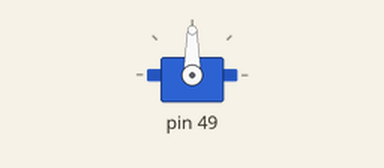
This sketch was run on a simulated Arduino Uno, built with avr-gcc and run on an emulated ATmega328P. Shown: servo.

Above: at 0.05 s.
Timing chart, 0 to 9.7 s (numbered marks = the images above):
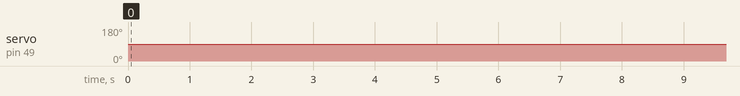

The sketch:

JoyRideCodeDriver.ino
```cpp
#include <definitions.h>
#include <IRSensor.h>
#include <StepperMotor.h>
#include <Servo.h>
#include <LinearActuator.h>

// SENSOR OBJECT
IRSensor secondarySensor = IRSensor(IR_SENSOR_PIN);

// LINEAR ACTUATOR OBJECTS
LinearActuator secondaryLA = LinearActuator(LINEAR_ACTUATOR_1_IN1, LINEAR_ACTUATOR_1_IN2);
LinearActuator gripperLA = LinearActuator(LINEAR_ACTUATOR_2_IN3, LINEAR_ACTUATOR_2_IN4);

// STEPPER MOTOR OBJECTS
StepperMotor primaryMotor = StepperMotor(PUL_DRIVER_PIN_1, DIR_DRIVER_PIN_1, 10, 4);
StepperMotor movingMotor = StepperMotor(PUL_DRIVER_PIN_2, DIR_DRIVER_PIN_2, 40, 1);
StepperMotor flipperMotor = StepperMotor(PUL_DRIVER_PIN_3, DIR_DRIVER_PIN_3, 20, 4);

// CLAW GRIP SERVO (OBJECT IS ALREADY MADE, NO POINT RE-INVENTING THE WHEEL)
Servo clawServo;

void setup () {
  // initialize the pins for the electronics
  secondarySensor.initPin();

  secondaryLA.initPins();
  gripperLA.initPins();

  primaryMotor.initPins();
  movingMotor.initPins();
  flipperMotor.initPins();

  clawServo.attach(CLAW_PIN, 500, 2500);
}

void loop () {
  // SENSING FOR INPUT
  if (secondarySensor.isObjectPresent(6)) {
    // check sensor for 6 seconds to see if the object is in front for more than 6 seconds
    // start the code if this is true
    // if false, loop back and check again!

    // extend the secondary linear actuator and stop

    secondaryLA.extend(0.66);
    secondaryLA.stop(0.25);

    // retract the linear actuator and stop

    secondaryLA.retract(0.7);
    secondaryLA.stop(0.25);

    // move the flipping motor 180 degrees counter-clockwise

    flipperMotor.rotateClockwise(0.52);
    delay(750);

    // will use syncho-rotate to save time and rotate flipper and any other motors that need to be reset

    // move the secondary from the fork and to the "assembly zone"
    movingMotor.rotateCounterClockwise(2.1); // might need to calculate a precise value for testing

    // open the claw gripper so that its ready for the primary tank

    for (int pos = CLAW_GRIP_CLOSED; pos <= CLAW_GRIP_OPEN; pos++) {
      clawServo.write(pos);
      delay(10);
    }

    // move the primary tank over to the gripper so it can close on it

    primaryMotor.rotateCounterClockwise(0.25);

    // close the claw gripper on the primary tank

    delay(750);

    for (int pos = CLAW_GRIP_OPEN; pos >= CLAW_GRIP_GRIPPING; pos--) {
      clawServo.write(pos);
      delay(15);
    }

    // hold the block for 2 seconds
    delay(750);

    // move the primary platform away to make space for the LA to descend

    primaryMotor.rotateClockwise(0.25);

    // lower the linear actuator so the gripper can put the block in the secondary

    gripperLA.extend(1.1);
    gripperLA.stop(0.5);

    // let go of the block by opening the claw a little bit

    for (int pos = CLAW_GRIP_GRIPPING; pos < CLAW_GRIP_RELEASING; pos++) {
      clawServo.write(pos);
      delay(15);
    }

    delay(750);

    // retract the linear actuator

    gripperLA.retract(2.1);
    gripperLA.stop(0.5);

    // move the moving platform to the export zone

    movingMotor.rotateCounterClockwise(1.4); // might need to calculate a precise value through testing

    // give user 2 seconds to pick up the assembled product
    delay(2000);

    // move the flipper motor back

    flipperMotor.rotateCounterClockwise(0.52);

    // return the moving platform to its original position

    movingMotor.rotateClockwise(3.5);

    // also close the gripper mouth in this time you are given
    clawServo.write(CLAW_GRIP_CLOSED);
  }
}
```
